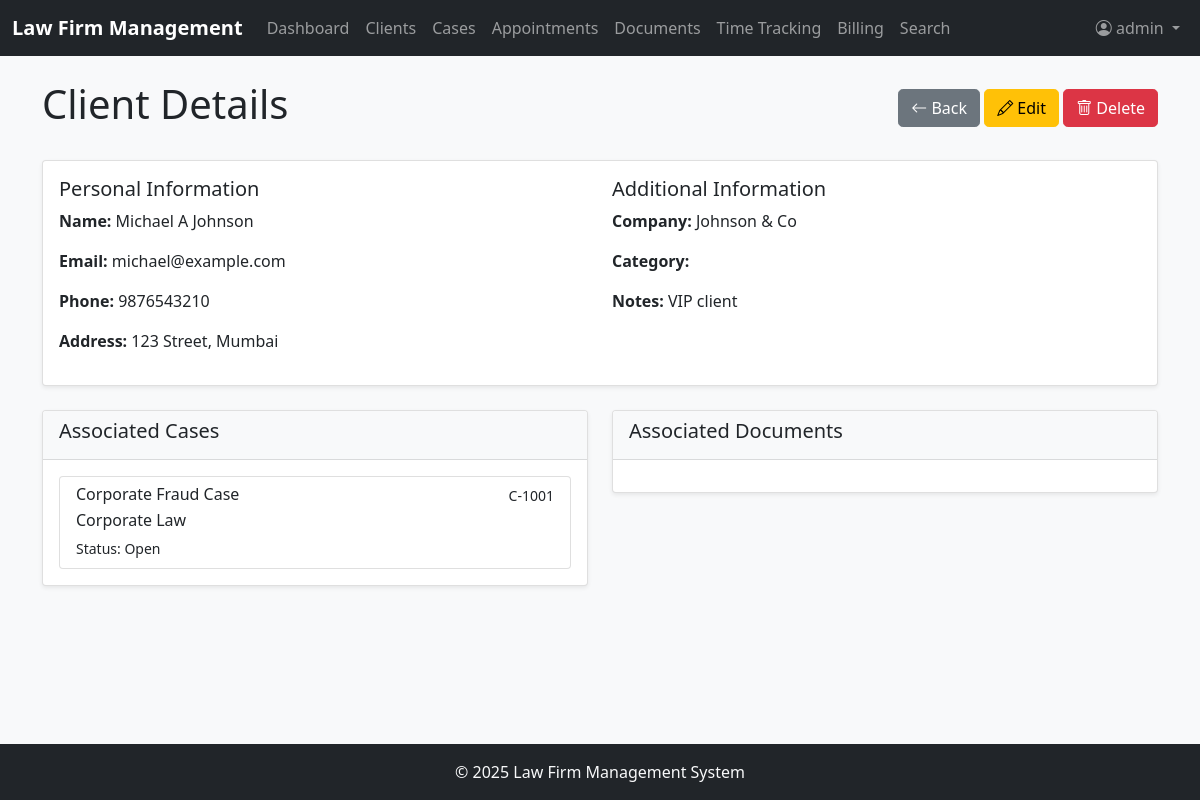
/clients/1 (signed in), run on an earlier commit of the app's database.
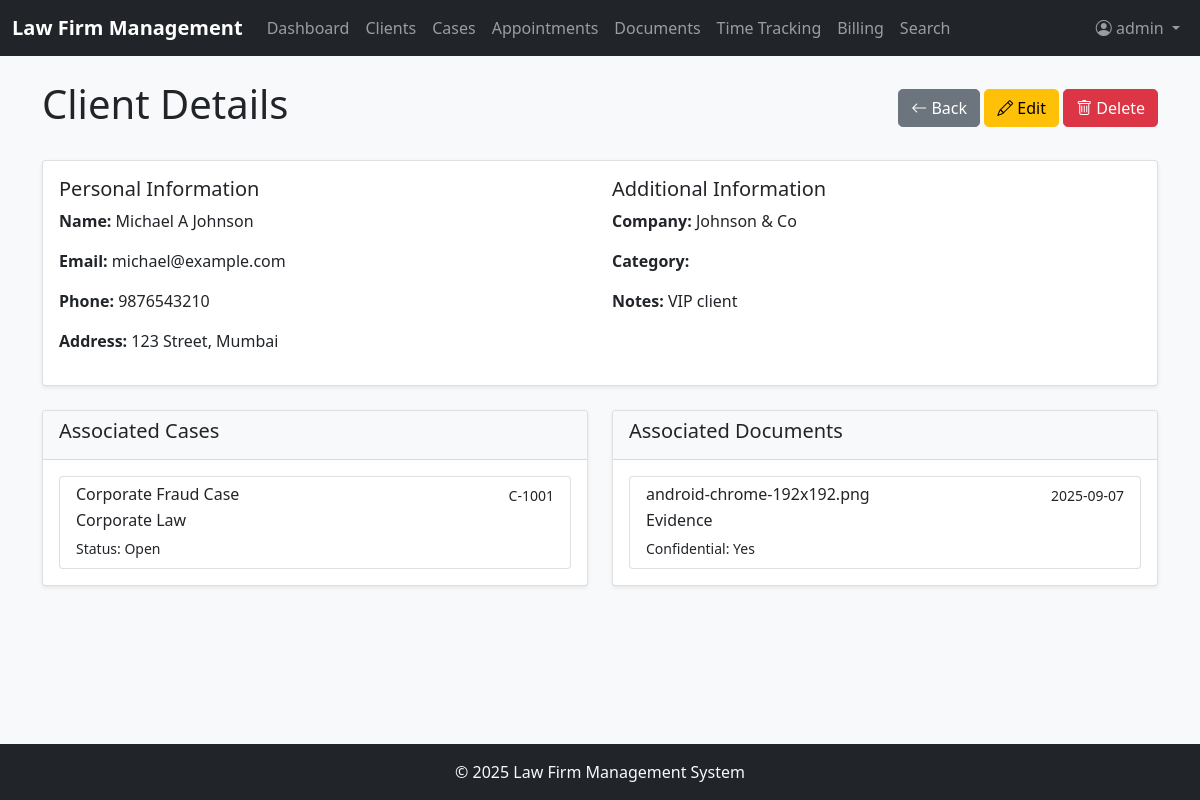
And on a later commit of the database.
### app/models.py (models this page shows, shortened)
class Case(db.Model):
    id = db.Column(db.Integer, primary_key=True)
    case_number = db.Column(db.String(20), unique=True)
    title = db.Column(db.String(128))
    description = db.Column(db.Text)
    status = db.Column(db.String(20))  # Open, In Progress, On Hold, Closed, Archived
    priority = db.Column(db.String(20))  # Low, Medium, High, Urgent
    practice_area = db.Column(db.String(64))
    case_type = db.Column(db.String(64))
    budget = db.Column(db.Float)
    client_id = db.Column(db.Integer, db.ForeignKey('client.id'))
    appointments = db.relationship('Appointment', backref='case', lazy='dynamic')
    documents = db.relationship('Document', backref='case', lazy='dynamic')
    time_entries = db.relationship('TimeEntry', backref='case', lazy='dynamic')
    invoices = db.relationship('Invoice', backref='case', lazy='dynamic')
    created_at = db.Column(db.DateTime, default=datetime.utcnow)
    updated_at = db.Column(db.DateTime, default=datetime.utcnow, onupdate=datetime.utcnow)

class Document(db.Model):
    id = db.Column(db.Integer, primary_key=True)
    filename = db.Column(db.String(256))
    original_filename = db.Column(db.String(256))
    category = db.Column(db.String(64))  # Contracts, Evidence, Court Filings, etc.
    description = db.Column(db.Text)
    confidential = db.Column(db.Boolean, default=False)
    version = db.Column(db.Integer, default=1)
    client_id = db.Column(db.Integer, db.ForeignKey('client.id'))
    case_id = db.Column(db.Integer, db.ForeignKey('case.id'))
    uploaded_at = db.Column(db.DateTime, default=datetime.utcnow)
    uploaded_by = db.Column(db.Integer, db.ForeignKey('user.id'))

### app/routes.py (the view)
@app.route('/clients/<int:id>', methods=['GET'])
@login_required
def client_detail(id):
    client = Client.query.get_or_404(id)
    return render_template('client_detail.html', client=client)

### app/__init__.py (called while the page is built)
@login.user_loader
def load_user(id):
    return User.query.get(int(id))

### app/templates/client_detail.html (shortened to what this page needs)
{% extends "base.html" %} {% block content %}
<div class="d-flex justify-content-between align-items-center mb-4">
  <h1>Client Details</h1>
  <div>
    <a
      href="{{ request.referrer or url_for('cases') }}"
      class="btn btn-secondary"
    >
      <i class="bi bi-arrow-left"></i> Back
    </a>
    <a
      href="{{ url_for('edit_client', id=client.id) }}"
      class="btn btn-warning"
    >
      <i class="bi bi-pencil"></i> Edit
    </a>
    <button
      type="button"
      class="btn btn-danger"
      onclick="confirmDelete({{ client.id }}, '{{ client.first_name }} {{ client.last_name }}')"
    >
      <i class="bi bi-trash"></i> Delete
    </button>
  </div>
</div>
<div class="card mb-4">
  <div class="card-body">
    <div class="row">
      <div class="col-md-6">
        <h5>Personal Information</h5>
        <p>
          <strong>Name:</strong> {{ client.first_name }} {{ client.last_name }}
        </p>
        <p><strong>Email:</strong> {{ client.email }}</p>
        <p><strong>Phone:</strong> {{ client.phone }}</p>
        <p><strong>Address:</strong> {{ client.address }}</p>
      </div>
      <div class="col-md-6">
        <h5>Additional Information</h5>
        <p><strong>Company:</strong> {{ client.company }}</p>
        <p><strong>Category:</strong> {{ client.category }}</p>
        <p><strong>Notes:</strong> {{ client.notes }}</p>
      </div>
    </div>
  </div>
</div>
<div class="row">
  <div class="col-md-6">
    <div class="card mb-4">
      <div class="card-header">
        <h5>Associated Cases</h5>
      </div>
      <div class="card-body">
        {% if client.cases %}
        <div class="list-group">
          {% for case in client.cases %}
          <a
            href="{{ url_for('case_detail', id=case.id) }}"
            class="list-group-item list-group-item-action"
          >
            <div class="d-flex w-100 justify-content-between">
              <h6 class="mb-1">{{ case.title }}</h6>
              <small>{{ case.case_number }}</small>
            </div>
            <p class="mb-1">{{ case.practice_area }}</p>
            <small>Status: {{ case.status }}</small>
          </a>
          {% endfor %}
        </div>
        {% else %}
        <p class="text-muted">No cases associated with this client.</p>
        {% endif %}
      </div>
    </div>
  </div>
  <div class="col-md-6">
    <div class="card mb-4">
      <div class="card-header">
        <h5>Associated Documents</h5>
      </div>
      <div class="card-body">
        {% if client.documents %}
        <div class="list-group">
          {% for document in client.documents %}
          <a
            href="{{ url_for('document_detail', id=document.id) }}"
            class="list-group-item list-group-item-action"
          >
            <div class="d-flex w-100 justify-content-between">
              <h6 class="mb-1">{{ document.original_filename }}</h6>
              <small>{{ document.uploaded_at.strftime('%Y-%m-%d') }}</small>
            </div>
            <p class="mb-1">{{ document.category }}</p>
            <small
              >Confidential: {% if document.confidential %}Yes{% else %}No{%
              endif %}</small
            >
          </a>
          {% endfor %}
        </div>
        {% else %}
        <p class="text-muted">No documents associated with this client.</p>
        {% endif %}
      </div>
    </div>
  </div>
</div>
{% endblock %}

What changed in the data, as far as the page shows it:
added Document: original_filename "android-chrome-192x192.png", uploaded_at "2025-09-07", category "Evidence", confidential "Yes"
